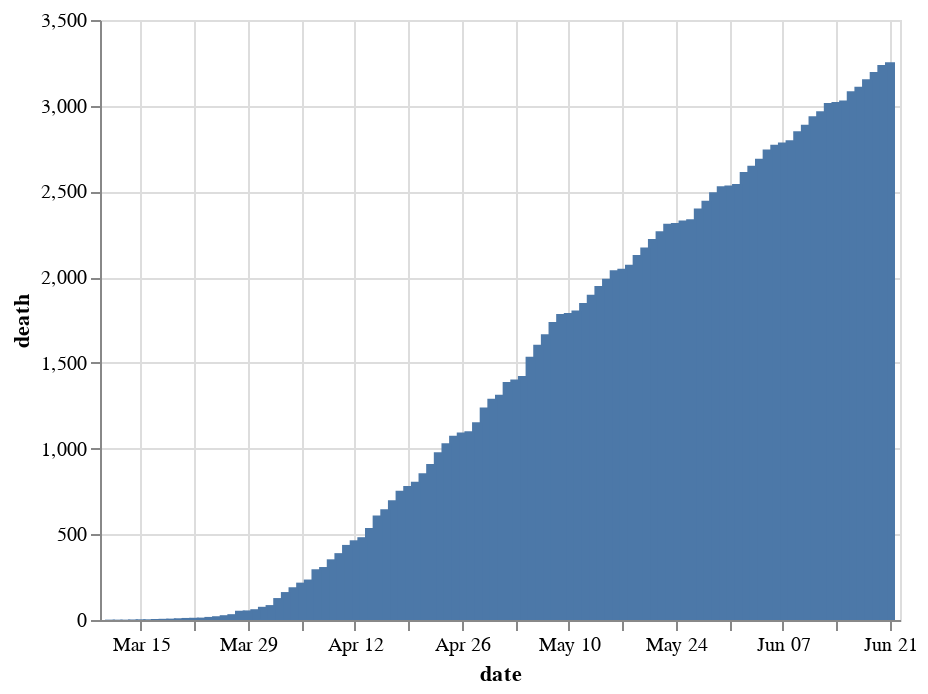

Write notebook code for a chart like this one.
### Code cell
covid_api.plot_by(state="FL", prop="death")
